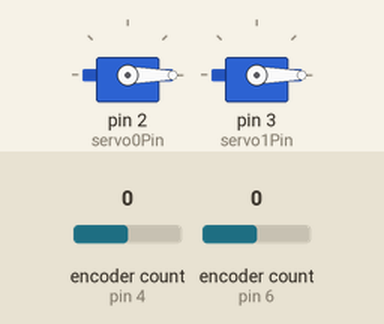
Simulated run of this sketch. Board: Arduino Uno, built with avr-gcc and run on an emulated ATmega328P. Parts: 2 × servo. Inputs (shaded band) come from the test bench; at power-on: encoder count (sensors on pin 4, pin 6) 0.

Above: at 1.2 s.
1.3 s: encoder count (sensor on pin 4) set to 1
At 2.5 s:
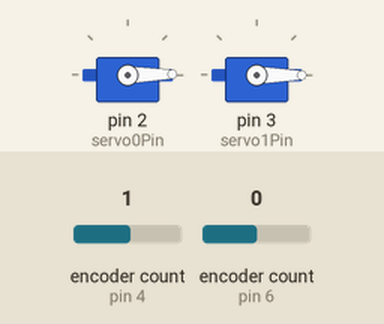
2.8 s: encoder count (sensor on pin 6) set to 1
At 3.8 s:
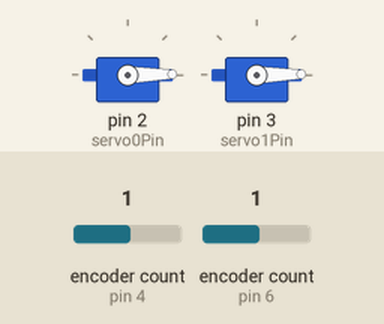
Timing chart, 0 to 5.8 s (numbered marks = the images above; inputs shaded):
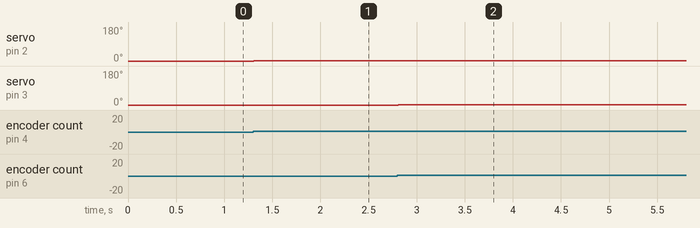

Measured:
- after the input at 1.3 s, servo on pin 2 (servo0Pin): 0° → 1° at once
- after the input at 2.8 s, servo on pin 3 (servo1Pin): 0° → 1° at once

The sketch:

Tester.ino
```cpp
#include <Encoder.h>

#include <Servo.h>

Servo servoLeft;
Servo servoRight;

int pos = 0;

int servo0Pin = 2;
int servo1Pin = 3;

Encoder knobLeft(4, 5);
Encoder knobRight(6, 7);

float positionLeft  = -999;
float positionRight = -999;

void setup() {
  servoLeft.attach(servo0Pin);
  servoRight.attach(servo1Pin);

  Serial.begin (9600);
}

void loop() {

  long newLeft, newRight;
  newLeft = knobLeft.read() / 3.0;
  newRight = knobRight.read() / 3.0;

  if (newLeft != positionLeft) {
    positionLeft = newLeft;
    servoLeft.write(positionLeft);
  }

  if (newRight != positionRight) {
    positionRight = newRight;
    servoRight.write(positionRight);
  }

  delay(15);
}
```
